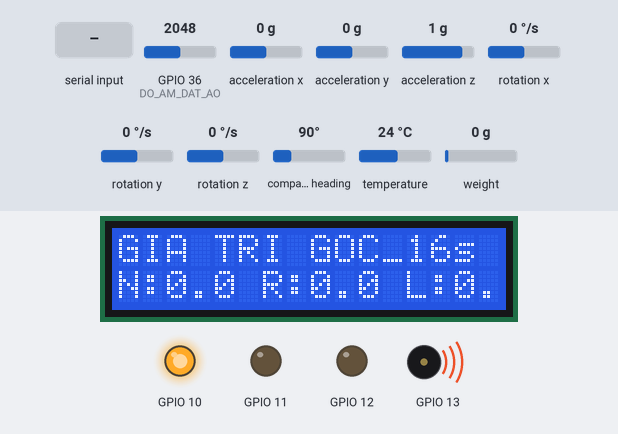
A sketch run on a simulated ESP32. Parts: 16×2 character LCD, output pins drawn as LEDs (lit = HIGH), buzzer (waves = sounding). Wiring (inferred from the names in the program): HMC5883L compass at I2C address 0x1E; MPU-6050 motion sensor at I2C address 0x68; BMP180 pressure sensor at I2C address 0x77. Inputs (shaded band) come from the test bench; at power-on: weight on the scale 0 g, GPIO 36 (DO_AM_DAT_AO) = 2048, acceleration x 0 g, acceleration y 0 g, acceleration z 1 g, rotation x 0 °/s, rotation y 0 °/s, rotation z 0 °/s, compass heading 90°, temperature 24 °C. What the sketch prints to the serial monitor is not drawn.

Above: at 14.3 s.
14.4 s: "t" received over Serial
At 15.8 s:
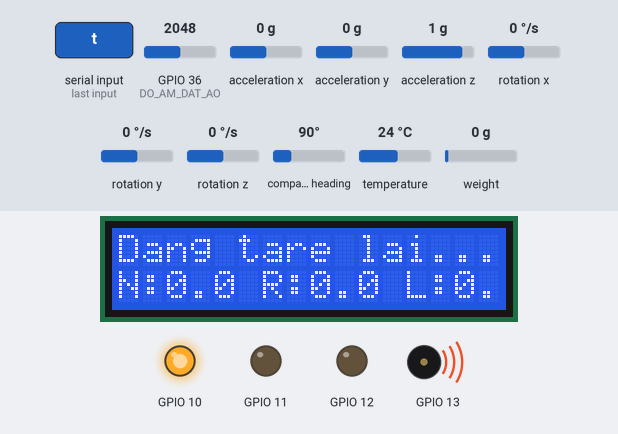
18.9 s: weight on the scale set to 481 g
22.1 s: weight on the scale set to 554 g
At 24.3 s:
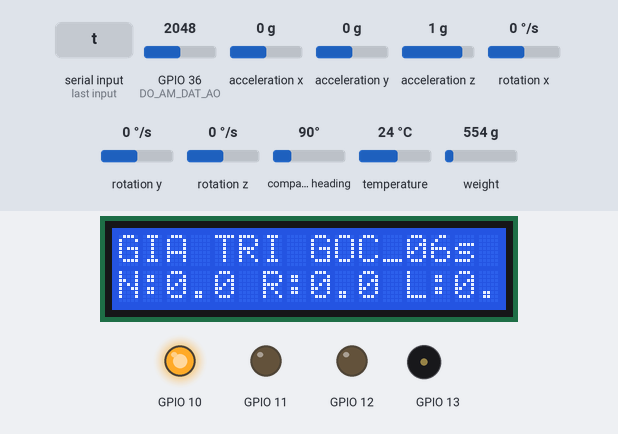
27.9 s: "t" received over Serial
At 32.3 s:
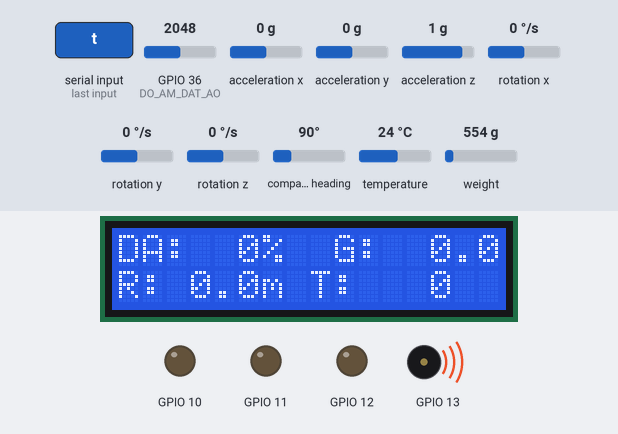
32.7 s: "T" received over Serial
At 33.5 s:
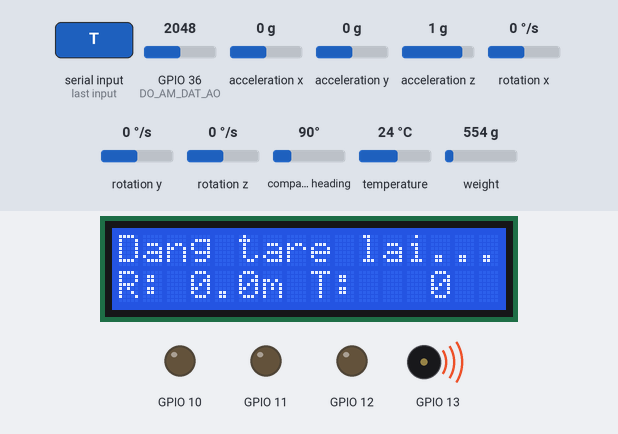
37.2 s: weight on the scale set to 994 g
39.9 s: weight on the scale set to 1126 g
At 45.1 s:
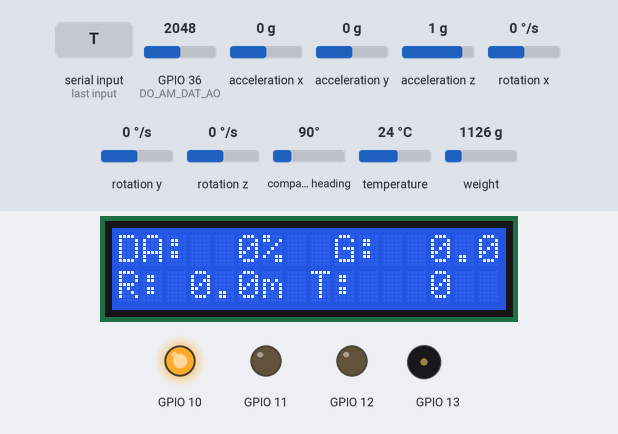
Timing chart, 0 to 45.7 s (numbered marks = the images above; inputs shaded):
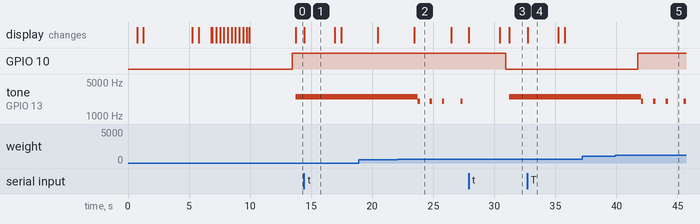

Measured:
- the behaviour switches between 504 and 505 g on weight on the scale (found by bisection; images 1 and 2)
- the behaviour switches between 1058 and 1059 g on weight on the scale (found by bisection; images 4 and 5)
- after the input at 14.4 s, the display: changes at once (image 1)
- after the input at 22.1 s, tone on GPIO 13: plays 2000 Hz for 0.20 s, 2000 Hz for 0.20 s, 2000 Hz for 0.20 s, 2000 Hz for 0.20 s, starting after 1.6 s
- after the input at 27.9 s, GPIO 10: HIGH → LOW after 3.0 s; the display: first changes at once (image 3 shows a later state)
- after the input at 32.7 s, the display: changes at once (image 4)
- after the input at 37.2 s, every drawn part: stays the same
- after the input at 39.9 s, GPIO 10: LOW → HIGH after 1.8 s; tone on GPIO 13: 2500 Hz → 2000 Hz after 2.1 s, then repeats every 1.0 s: silent 0.80 s, 2000 Hz 0.20 s

The sketch:

He_Thong_canh_bao_sac_lo.ino
```cpp
#include <Wire.h>
#include "CauHinhChan.h"
#include "CanHX711.h"
#include "DoAmDat.h"
#include "GY87_IMU.h"
#include "HeThongCanhBao.h"
#include "ManHinhLCD.h"
#include "CoiBaoDong.h"

// --- Đối tượng hệ thống ---
CanHX711       can(HX711_DT, HX711_SCK, HE_SO_HIEU_CHUAN_CAN);
DoAmDat        doAm(DO_AM_DAT_AO);
GY87_IMU       imu;
HeThongCanhBao canhBao(LED_XANH_LA, LED_XANH_DUONG, LED_DO);
ManHinhLCD     lcd(DIA_CHI_LCD, 16, 2);
CoiBaoDong     coi(COI_BAO_DONG);

// --- Trạng thái hệ thống ---
unsigned long thoiGianCapNhatTruoc = 0;
unsigned long thoiGianBatDauHienGoc = 0;
bool daHieuChuanGoc = false;

void hieuChuanGiaTriGoc();
void inThongTinQuaSerial(MucCanhBao muc);

void setup() {
  Serial.begin(9600);
  delay(500);

  Serial.println(F("\n========================================"));
  Serial.println(F("HE THONG SA BAN CANH BAO SAT LO TU DONG"));
  Serial.println(F("========================================"));

  canhBao.khoiTaoChan();
  coi.khoiTaoChan();
  pinMode(DO_AM_DAT_AO, INPUT);

  Wire.begin();
  Wire.setClock(100000);
  delay(100);

  lcd.begin();
  lcd.hienThiThongBao(F("Dang khoi dong..."));
  delay(500);
  lcd.clear();

  imu.begin();

  if (can.begin()) {
    lcd.hienThiThongBao(F("Dang lay ve 0..."));
    delay(500);
    lcd.clear();
    lcd.hienThiThongBao(F("HE THONG SAN SANG"));
    delay(1000);
    lcd.clear();
  } else {
    lcd.hienThiThongBao(F("LOI: CAN HX711"), F("Khong ket noi  "));
  }

  if (imu.daKetNoi() || can.sanSang()) {
    hieuChuanGiaTriGoc();
  }

  thoiGianCapNhatTruoc = millis();
}

void loop() {
  if (Serial.available() > 0) {
    char lenh = Serial.read();
    if (lenh == 't' || lenh == 'T') {
      lcd.hienThiThongBao(F("Dang tare lai..."));
      can.tare(20);
      delay(500);
      lcd.clear();
    }
  }

  unsigned long thoiGianHienTai = millis();
  if (thoiGianHienTai - thoiGianCapNhatTruoc >= CHU_KY_CAP_NHAT) {
    thoiGianCapNhatTruoc = thoiGianHienTai;

    can.capNhat(daHieuChuanGoc);
    doAm.capNhat();
    imu.capNhat(daHieuChuanGoc);

    MucCanhBao muc = canhBao.danhGia(
      imu.getGocNghieng(),
      imu.getRungDong(),
      doAm.getPhanTram(),
      can.getTrongLuong()
    );
    canhBao.capNhatLED(muc);

    bool hienGoc = daHieuChuanGoc &&
      (thoiGianHienTai - thoiGianBatDauHienGoc < THOI_GIAN_HIEN_GOC);

    lcd.hienThiDuLieu(
      hienGoc, thoiGianBatDauHienGoc,
      imu.daKetNoi(), can.sanSang(),
      imu.getGocNghiengGoc(), imu.getRungDongGoc(), can.getTrongLuongGoc(),
      doAm.getPhanTram(), imu.getGocNghieng(), imu.getRungDong(), can.getTrongLuongTho()
    );

    inThongTinQuaSerial(muc);
  }

  coi.capNhat(canhBao.getMucHienTai());
  delay(10);
}

void hieuChuanGiaTriGoc() {
  float tongNghiengKhaoSat = 0, tongRungKhaoSat = 0, tongLucKhaoSat = 0;
  int mauNghiengHopLe = 0, mauRungHopLe = 0, mauLucHopLe = 0;

  imu.resetBoLoc();
  daHieuChuanGoc = false;
  lcd.hienThiThongBao(F("Dang lay mau... "));

  for (int i = 0; i < SO_MAU_HIEU_CHUAN; i++) {
    float gocMau = 0, rungMau = 0;
    if (imu.docMauHieuChuan(gocMau, rungMau)) {
      tongNghiengKhaoSat += gocMau;
      tongRungKhaoSat += rungMau;
      mauNghiengHopLe++;
      mauRungHopLe++;
    }

    float lucMau = 0;
    if (can.docMauHieuChuan(lucMau)) {
      tongLucKhaoSat += lucMau;
      mauLucHopLe++;
    }

    lcd.hienThiTienTrinhHieuChuan(i + 1, SO_MAU_HIEU_CHUAN);
    delay(200);
  }

  if (imu.daKetNoi() && mauNghiengHopLe > 0 && mauRungHopLe > 0) {
    imu.datGocNghiengGoc(tongNghiengKhaoSat / mauNghiengHopLe);
    imu.datRungDongGoc(tongRungKhaoSat / mauRungHopLe);
    imu.datDaHieuChuan(true);
    daHieuChuanGoc = true;
  }

  if (can.sanSang() && mauLucHopLe > 0) {
    can.datTrongLuongGoc(tongLucKhaoSat / mauLucHopLe);
    can.datDaHieuChuan(true);
    daHieuChuanGoc = true;
  }

  if (daHieuChuanGoc) {
    thoiGianBatDauHienGoc = millis();
  }
  lcd.clear();
}

void inThongTinQuaSerial(MucCanhBao muc) {
  Serial.println(F("----------------------------------------"));
  if (daHieuChuanGoc) {
    Serial.println(F("--- GIA TRI GOC BAN DAU ---"));
    if (imu.daKetNoi()) {
      Serial.print(F("  Goc nghieng goc: "));
      Serial.print(imu.getGocNghiengGoc(), 2);
      Serial.println(F(" do"));
      Serial.print(F("  Rung dong goc: "));
      Serial.print(imu.getRungDongGoc(), 3);
      Serial.println(F(" m/s2"));
    }
    if (can.sanSang()) {
      Serial.print(F("  Trong luong goc: "));
      Serial.print(can.getTrongLuongGoc(), 2);
      Serial.println(F(" kg"));
    }
  }

  float trongLuongTho = can.getTrongLuongTho();
  Serial.print(F("Trong luong tho: "));
  Serial.print((trongLuongTho < 0) ? -trongLuongTho : trongLuongTho, 3);
  Serial.println(F(" kg"));
  Serial.print(F("Trong luong hien thi: "));
  Serial.print(can.getTrongLuong(), 2);
  Serial.println(F(" kg"));
  Serial.print(F("Do am dat: "));
  Serial.print(doAm.getPhanTram());
  Serial.println(F("%"));

  Serial.print(F("Trang thai sa ban: "));
  switch (muc) {
    case BINH_THUONG:     Serial.println(F("An toan")); break;
    case CANH_BAO_NHE:    Serial.println(F("Canh bao thap")); break;
    case CANH_BAO_CAO:    Serial.println(F("CANH BAO CAO!")); break;
    case BAO_DONG_SAT_LO: Serial.println(F("NGUY HIEM SAT LO!!!")); break;
  }
  Serial.println(F("----------------------------------------"));
}
```

CanHX711.cpp
```cpp
#include "CanHX711.h"
#include <math.h>

CanHX711::CanHX711(uint8_t chanDT, uint8_t chanSCK, float heSoHieuChuan)
  : _chanDT(chanDT), _chanSCK(chanSCK), _heSoHieuChuan(heSoHieuChuan),
    _sanSang(false), _daHieuChuan(false),
    _trongLuong(0), _trongLuongTho(0), _trongLuongGoc(0) {}

bool CanHX711::begin() {
  _can.begin(_chanDT, _chanSCK);
  delay(500);

  if (!_can.is_ready()) {
    _sanSang = false;
    return false;
  }

  _sanSang = true;
  _can.set_scale(_heSoHieuChuan);
  _can.tare(20);
  delay(500);

  if (abs(_can.get_units(10)) > 0.3f) {
    _can.tare(20);
    delay(500);
  }
  return true;
}

void CanHX711::tare(uint8_t soLan) {
  if (_sanSang) {
    _can.tare(soLan);
  }
}

void CanHX711::capNhat(bool truGoc) {
  if (!_can.is_ready()) return;

  float giaTriDocDuoc = _can.get_units(5);
  if (isnan(giaTriDocDuoc) || isinf(giaTriDocDuoc)) return;

  _trongLuongTho = (giaTriDocDuoc < 0) ? -giaTriDocDuoc : giaTriDocDuoc;
  float trongLuongTruocGoc = _trongLuongTho;

  if (abs(_trongLuongTho) < NGUONG_KHOI_DONG_VE_0) {
    trongLuongTruocGoc = 0;
  }

  if (truGoc && _daHieuChuan && _sanSang) {
    _trongLuong = trongLuongTruocGoc - _trongLuongGoc;
  } else {
    _trongLuong = trongLuongTruocGoc;
  }

  _trongLuong = round(_trongLuong * 100) / 100.0;
  if (_trongLuong < 0) _trongLuong = 0;
}

bool CanHX711::docMauHieuChuan(float &giaTriMau) {
  if (!_sanSang || !_can.is_ready()) return false;

  float giaTriCanGoc = _can.get_units(1);
  if (isnan(giaTriCanGoc) || isinf(giaTriCanGoc)) return false;
  if (abs(giaTriCanGoc) < NGUONG_KHOI_DONG_VE_0) return false;

  giaTriMau = giaTriCanGoc;
  return true;
}

void CanHX711::datTrongLuongGoc(float giaTri) {
  _trongLuongGoc = giaTri;
  if (abs(_trongLuongGoc) < NGUONG_KHOI_DONG_VE_0) {
    _trongLuongGoc = 0;
  }
}

void CanHX711::datDaHieuChuan(bool trangThai) {
  _daHieuChuan = trangThai;
}
```

CanHX711.h
```cpp
#ifndef CAN_HX711_H
#define CAN_HX711_H

#include <Arduino.h>
#include "HX711.h"
#include "CauHinhChan.h"

class CanHX711 {
public:
  CanHX711(uint8_t chanDT, uint8_t chanSCK, float heSoHieuChuan);

  bool begin();
  void tare(uint8_t soLan = 20);
  void capNhat(bool truGoc = false);
  bool docMauHieuChuan(float &giaTriMau);

  bool sanSang() const { return _sanSang; }
  bool daHieuChuan() const { return _daHieuChuan; }
  float getTrongLuong() const { return _trongLuong; }
  float getTrongLuongTho() const { return _trongLuongTho; }
  float getTrongLuongGoc() const { return _trongLuongGoc; }
  void datTrongLuongGoc(float giaTri);
  void datDaHieuChuan(bool trangThai);

private:
  HX711 _can;
  uint8_t _chanDT;
  uint8_t _chanSCK;
  float _heSoHieuChuan;
  bool _sanSang;
  bool _daHieuChuan;
  float _trongLuong;
  float _trongLuongTho;
  float _trongLuongGoc;
};

#endif
```

CauHinhChan.h
```cpp
#ifndef CAU_HINH_CHAN_H
#define CAU_HINH_CHAN_H

#include <Arduino.h>

// --- Chân kết nối ---
#define DO_AM_DAT_AO     A0
#define HX711_DT         6
#define HX711_SCK        7
#define COI_BAO_DONG     13
#define LED_XANH_LA      11
#define LED_XANH_DUONG   12
#define LED_DO           10

// --- Địa chỉ I2C GY-87 ---
#define DIA_CHI_MPU6050   0x68
#define DIA_CHI_HMC5883L  0x1E
#define DIA_CHI_BMP180    0x77
#define DIA_CHI_LCD       0x27

// --- Cân HX711 ---
const float NGUONG_KHOI_DONG_VE_0   = 0.2f;
const float HE_SO_HIEU_CHUAN_CAN    = -7050.0f;

// --- MPU6050 ---
const float TI_LE_GIA_TOC_MPU6050   = 16384.0f;
const float GIA_TOC_TRONG_TRUONG    = 9.81f;
const float HE_SO_LOC_ALPHA         = 0.98f;
const float TI_LE_VAN_TOC_GOC       = 131.0f;
const int   SO_MAU_HIEU_CHUAN       = 10;

// --- Ngưỡng cảnh báo ---
const int   DO_AM_BINH_THUONG       = 80;
const int   DO_AM_CAO               = 90;
const float NGUONG_NGHIENG_BINH_THUONG = 10.0f;
const float NGUONG_NGHIENG_CANH_BAO    = 10.0f;
const float NGUONG_NGHIENG_CAO         = 15.0f;
const float NGUONG_NGHIENG_SAT_LO      = 20.0f;
const float RUNG_DONG_MANH          = 2.0f;
const float TRONG_LUONG_BINH_THUONG   = 3.0f;
const float TRONG_LUONG_CANH_BAO      = 2.0f;
const float TRONG_LUONG_CAO           = 1.0f;
const float TRONG_LUONG_SAT_LO        = 0.5f;

// --- Định thời ---
const unsigned long CHU_KY_CAP_NHAT   = 3000;
const unsigned long THOI_GIAN_HIEN_GOC = 20000;

enum MucCanhBao {
  BINH_THUONG,
  CANH_BAO_NHE,
  CANH_BAO_CAO,
  BAO_DONG_SAT_LO
};

#endif
```

CoiBaoDong.cpp
```cpp
#include "CoiBaoDong.h"

CoiBaoDong::CoiBaoDong(uint8_t chan)
  : _chan(chan), _thoiGianBipTruoc(0), _trangThaiBip(false) {}

void CoiBaoDong::khoiTaoChan() {
  pinMode(_chan, OUTPUT);
  digitalWrite(_chan, LOW);
}

void CoiBaoDong::capNhat(MucCanhBao muc) {
  if (muc == BAO_DONG_SAT_LO) {
    tone(_chan, 2500);
  } else if (muc == CANH_BAO_CAO) {
    unsigned long thoiGianHienTai = millis();
    if (thoiGianHienTai - _thoiGianBipTruoc >= 500) {
      _thoiGianBipTruoc = thoiGianHienTai;
      _trangThaiBip = !_trangThaiBip;
      if (_trangThaiBip) {
        tone(_chan, 2000, 200);
      } else {
        noTone(_chan);
      }
    }
  } else {
    noTone(_chan);
    _trangThaiBip = false;
  }
}
```

CoiBaoDong.h
```cpp
#ifndef COI_BAO_DONG_H
#define COI_BAO_DONG_H

#include <Arduino.h>
#include "CauHinhChan.h"

class CoiBaoDong {
public:
  explicit CoiBaoDong(uint8_t chan);

  void khoiTaoChan();
  void capNhat(MucCanhBao muc);

private:
  uint8_t _chan;
  unsigned long _thoiGianBipTruoc;
  bool _trangThaiBip;
};

#endif
```

DoAmDat.cpp
```cpp
#include "DoAmDat.h"

DoAmDat::DoAmDat(uint8_t chanAnalog)
  : _chanAnalog(chanAnalog), _giaTriTho(0), _phanTramDoAm(0) {}

void DoAmDat::capNhat() {
  _giaTriTho = analogRead(_chanAnalog);
  _phanTramDoAm = map(_giaTriTho, 0, 1023, 100, 0);
  _phanTramDoAm = constrain(_phanTramDoAm, 0, 100);
}
```

DoAmDat.h
```cpp
#ifndef DO_AM_DAT_H
#define DO_AM_DAT_H

#include <Arduino.h>
#include "CauHinhChan.h"

class DoAmDat {
public:
  explicit DoAmDat(uint8_t chanAnalog);

  void capNhat();
  int getPhanTram() const { return _phanTramDoAm; }
  int getGiaTriTho() const { return _giaTriTho; }

private:
  uint8_t _chanAnalog;
  int _giaTriTho;
  int _phanTramDoAm;
};

#endif
```

GY87_IMU.cpp
```cpp
#include "GY87_IMU.h"
#include <math.h>

GY87_IMU::GY87_IMU()
  : _daKetNoi(false), _daHieuChuan(false),
    _tongGocNghieng(0), _doRungDong(0),
    _gocNghiengGoc(0), _doRungDongGoc(0),
    _gocX(0), _gocY(0), _thoiGianDocTruoc(0),
    _nhietDo(0), _apSuat(0) {}

bool GY87_IMU::begin() {
  Wire.beginTransmission(DIA_CHI_MPU6050);
  Wire.write(0x6B);
  Wire.write(0);
  Wire.endTransmission();

  Wire.beginTransmission(DIA_CHI_HMC5883L);
  Wire.write(0x02);
  Wire.write(0x00);
  Wire.endTransmission();

  Wire.beginTransmission(DIA_CHI_BMP180);
  _daKetNoi = (Wire.endTransmission() == 0);
  return _daKetNoi;
}

void GY87_IMU::resetBoLoc() {
  _gocX = 0;
  _gocY = 0;
  _thoiGianDocTruoc = 0;
}

bool GY87_IMU::docMauHieuChuan(float &gocNghieng, float &bienDoRung) {
  if (!_daKetNoi) return false;

  Wire.beginTransmission(DIA_CHI_MPU6050);
  Wire.write(0x3B);
  Wire.endTransmission(false);
  Wire.requestFrom(DIA_CHI_MPU6050, 14, true);

  if (Wire.available() < 14) return false;

  int16_t truocAx = Wire.read() << 8 | Wire.read();
  int16_t truocAy = Wire.read() << 8 | Wire.read();
  int16_t truocAz = Wire.read() << 8 | Wire.read();
  Wire.read(); Wire.read();
  Wire.read(); Wire.read(); Wire.read(); Wire.read();
  Wire.read(); Wire.read();

  float ax = (float)truocAx / TI_LE_GIA_TOC_MPU6050 * GIA_TOC_TRONG_TRUONG;
  float ay = (float)truocAy / TI_LE_GIA_TOC_MPU6050 * GIA_TOC_TRONG_TRUONG;
  float az = (float)truocAz / TI_LE_GIA_TOC_MPU6050 * GIA_TOC_TRONG_TRUONG;

  float giaTocToanPhan = sqrt(ax * ax + ay * ay + az * az);
  bienDoRung = abs(giaTocToanPhan - GIA_TOC_TRONG_TRUONG) * 5.8f;
  bienDoRung = constrain(bienDoRung, 0.0f, 90.0f);

  gocNghieng = 0;
  if (giaTocToanPhan > 0.1f) {
    float giaTocNamNgang = sqrt(ax * ax + ay * ay);
    gocNghieng = (az != 0 || giaTocNamNgang > 0.01f)
      ? (atan2(giaTocNamNgang, abs(az)) * 180.0f / PI)
      : 90.0f;
    gocNghieng = constrain(gocNghieng, 0.0f, 90.0f);
  }

  if (isnan(gocNghieng) || isinf(gocNghieng)) return false;
  if (isnan(bienDoRung) || isinf(bienDoRung)) return false;
  return true;
}

void GY87_IMU::capNhat(bool truGoc) {
  if (!_daKetNoi) return;

  Wire.beginTransmission(DIA_CHI_MPU6050);
  Wire.write(0x3B);
  Wire.endTransmission(false);
  Wire.requestFrom(DIA_CHI_MPU6050, 14, true);

  if (Wire.available() >= 14) {
    int16_t giaTocX = Wire.read() << 8 | Wire.read();
    int16_t giaTocY = Wire.read() << 8 | Wire.read();
    int16_t giaTocZ = Wire.read() << 8 | Wire.read();
    _nhietDo = (Wire.read() << 8 | Wire.read()) / 340.00f + 36.53f;
    int16_t vanTocGocX = Wire.read() << 8 | Wire.read();
    int16_t vanTocGocY = Wire.read() << 8 | Wire.read();
    int16_t vanTocGocZ = Wire.read() << 8 | Wire.read();

    float ax = (float)giaTocX / TI_LE_GIA_TOC_MPU6050 * GIA_TOC_TRONG_TRUONG;
    float ay = (float)giaTocY / TI_LE_GIA_TOC_MPU6050 * GIA_TOC_TRONG_TRUONG;
    float az = (float)giaTocZ / TI_LE_GIA_TOC_MPU6050 * GIA_TOC_TRONG_TRUONG;
    float gx = (float)vanTocGocX / TI_LE_VAN_TOC_GOC;
    float gy = (float)vanTocGocY / TI_LE_VAN_TOC_GOC;

    float giaTocToanPhan = sqrt(ax * ax + ay * ay + az * az);
    _doRungDong = abs(giaTocToanPhan - GIA_TOC_TRONG_TRUONG) * 5.8f;
    _doRungDong = constrain(_doRungDong, 0.0f, 90.0f);

    float gocGiaTocX = 0, gocGiaTocY = 0;
    if (giaTocToanPhan > 0.1f) {
      gocGiaTocX = atan2(ay, sqrt(ax * ax + az * az)) * 180.0f / PI;
      gocGiaTocY = atan2(-ax, sqrt(ay * ay + az * az)) * 180.0f / PI;
    }

    unsigned long thoiGianHienTai = millis();
    bool lanDocDauTien = (_thoiGianDocTruoc == 0);
    float dt = 0.01f;

    if (!lanDocDauTien) {
      dt = (thoiGianHienTai - _thoiGianDocTruoc) / 1000.0f;
      dt = constrain(dt, 0.001f, 0.1f);
    }

    if (lanDocDauTien) {
      _gocX = gocGiaTocX;
      _gocY = gocGiaTocY;
    } else {
      _gocX = HE_SO_LOC_ALPHA * (_gocX + gx * dt) + (1 - HE_SO_LOC_ALPHA) * gocGiaTocX;
      _gocY = HE_SO_LOC_ALPHA * (_gocY + gy * dt) + (1 - HE_SO_LOC_ALPHA) * gocGiaTocY;
    }
    _thoiGianDocTruoc = thoiGianHienTai;

    _tongGocNghieng = sqrt(_gocX * _gocX + _gocY * _gocY);
    _tongGocNghieng = constrain(_tongGocNghieng, 0.0f, 90.0f);

    if (truGoc && _daHieuChuan) {
      _tongGocNghieng = max(0.0f, _tongGocNghieng - _gocNghiengGoc);
      _doRungDong = max(0.0f, _doRungDong - _doRungDongGoc);
    }
  }

  Wire.beginTransmission(DIA_CHI_HMC5883L);
  Wire.write(0x03);
  Wire.endTransmission(false);
  Wire.requestFrom(DIA_CHI_HMC5883L, 6, true);
  if (Wire.available() >= 6) {
    Wire.read(); Wire.read();
    Wire.read(); Wire.read();
    Wire.read(); Wire.read();
  }

  Wire.beginTransmission(DIA_CHI_BMP180);
  Wire.write(0xF4); Wire.write(0x2E);
  Wire.endTransmission();
  delay(5);

  Wire.beginTransmission(DIA_CHI_BMP180);
  Wire.write(0xF6);
  Wire.endTransmission(false);
  Wire.requestFrom(DIA_CHI_BMP180, 2, true);
  if (Wire.available() >= 2) {
    _apSuat = Wire.read() << 8 | Wire.read();
  }
}

void GY87_IMU::datGocNghiengGoc(float giaTri) { _gocNghiengGoc = giaTri; }
void GY87_IMU::datRungDongGoc(float giaTri) { _doRungDongGoc = giaTri; }
void GY87_IMU::datDaHieuChuan(bool trangThai) { _daHieuChuan = trangThai; }
```

GY87_IMU.h
```cpp
#ifndef GY87_IMU_H
#define GY87_IMU_H

#include <Arduino.h>
#include <Wire.h>
#include "CauHinhChan.h"

class GY87_IMU {
public:
  GY87_IMU();

  bool begin();
  void capNhat(bool truGoc = false);
  bool docMauHieuChuan(float &gocNghieng, float &bienDoRung);
  void resetBoLoc();

  bool daKetNoi() const { return _daKetNoi; }
  bool daHieuChuan() const { return _daHieuChuan; }
  float getGocNghieng() const { return _tongGocNghieng; }
  float getRungDong() const { return _doRungDong; }
  float getGocNghiengGoc() const { return _gocNghiengGoc; }
  float getRungDongGoc() const { return _doRungDongGoc; }
  void datGocNghiengGoc(float giaTri);
  void datRungDongGoc(float giaTri);
  void datDaHieuChuan(bool trangThai);

private:
  bool _daKetNoi;
  bool _daHieuChuan;
  float _tongGocNghieng;
  float _doRungDong;
  float _gocNghiengGoc;
  float _doRungDongGoc;
  float _gocX;
  float _gocY;
  unsigned long _thoiGianDocTruoc;
  float _nhietDo;
  float _apSuat;
};

#endif
```

HeThongCanhBao.h
```cpp
#ifndef HE_THONG_CANH_BAO_H
#define HE_THONG_CANH_BAO_H

#include <Arduino.h>
#include "CauHinhChan.h"

class HeThongCanhBao {
public:
  HeThongCanhBao(uint8_t ledXanhLa, uint8_t ledXanhDuong, uint8_t ledDo);

  void khoiTaoChan();
  MucCanhBao danhGia(float gocNghieng, float rungDong, int doAm, float trongLuong);
  void capNhatLED(MucCanhBao muc);
  MucCanhBao getMucHienTai() const { return _mucHienTai; }

private:
  uint8_t _ledXanhLa;
  uint8_t _ledXanhDuong;
  uint8_t _ledDo;
  MucCanhBao _mucHienTai;
};

#endif
```

Source omitted: HeThongCanhBao.cpp (1925 bytes), ManHinhLCD.cpp (2985 bytes), ManHinhLCD.h (777 bytes)
